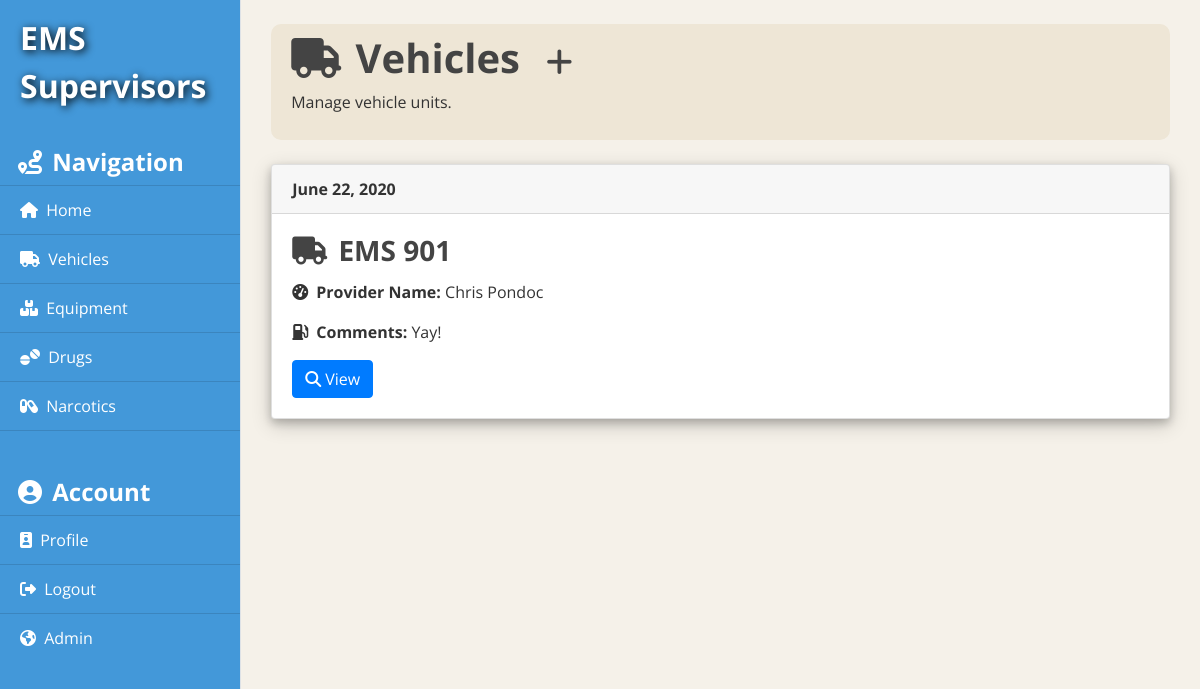
Screenshot of /vehicles/ (signed in) with the database file from the repository.
### vehicles/models.py (models this page shows, shortened)
class Vehicle(models.Model):
    unit = models.CharField(max_length=30)
    date = models.DateField(help_text="Please display in the form yyyy-mm-dd!")
    oil = models.BooleanField()
    transmission_fluid = models.BooleanField()
    brake_fluid = models.BooleanField()
    coolant_fluid = models.BooleanField()
    lucas = models.BooleanField(verbose_name="LUCAS")
    ems_equipment = models.BooleanField(verbose_name="EMS Equipment")
    suction = models.BooleanField()
    front_left_tire_pressure = models.DecimalField(decimal_places=0, max_digits=2, verbose_name="Front Left Tire Pressure (in PSI)")
    front_right_tire_pressure = models.DecimalField(decimal_places=0, max_digits=2, verbose_name="Front Right Tire Pressure (in PSI)")
    rear_left_tire_pressure = models.DecimalField(decimal_places=0, max_digits=2, verbose_name="Rear Left Tire Pressure (in PSI)")
    rear_right_tire_pressure = models.DecimalField(decimal_places=0, max_digits=2, verbose_name="Rear Right Tire Pressure (in PSI)")
    provider_name = models.CharField(max_length=30)
    comments = models.TextField()

### vehicles/views.py (the view)
# urls.py: path('', VehicleListView.as_view(), name="vehicles-home"),
class VehicleListView(LoginRequiredMixin, ListView):
    model = Vehicle
    template_name = 'vehicles/vehicles.html'
    context_object_name = 'vehicles'

### vehicles/templates/vehicles/vehicles.html
{% extends 'equipment/base.html' %}
{% block content %}
    <div class="title-container">
        <h1><i class="fas fa-truck mr-1"></i> Vehicles <a class="ml-3" style="font-size: 30px;color: #444444;" href="{% url 'vehicles-create' %}"><i class="fas fa-plus"></i></a></h1>
        <p>Manage vehicle units.</p>
    </div>
    <br />
    {% for vehicle in vehicles %}
    <div class="card" style="box-shadow: 0 4px 8px 0 rgba(0, 0, 0, 0.2), 0 6px 20px 0 rgba(0, 0, 0, 0.19) !important;">
        <div class="card-header">
          <b>{{ vehicle.date }}</b>
        </div>
        <div class="card-body">
          <h3 class="card-title"><i class="fas fa-truck mr-1"></i> {{ vehicle.unit }}</h3>
          <p class="card-text"><b><i class="fas fa-tachometer-alt mr-1"></i> Provider Name:</b> {{ vehicle.provider_name }}</p>
          <p class="card-text"><b><i class="fas fa-gas-pump mr-1"></i> Comments:</b> {{ vehicle.comments }}</p>
          <a href="{% url 'vehicles-detail' vehicle.id %}" class="btn btn-primary"><i class="fas fa-search"></i> View</a>
        </div>
      </div>
      <br />
      {% endfor %}
{% endblock content %}

### equipment/static/equipment/main.css (style rules this page uses)
body { background: #f5f1e9; color: #333333; font-family: 'Open Sans', sans-serif; }
h1, h2, h3, h4, h5, h6 { color: #444444; font-weight: bold; }
.title-container { background-color: #eee6d6 !important; padding: 10px 10px 10px 20px; border-radius: 10px; }

### rows the page displays
Vehicle: date "June 22, 2020", unit "EMS 901", provider_name "Chris Pondoc", comments "Yay!"
